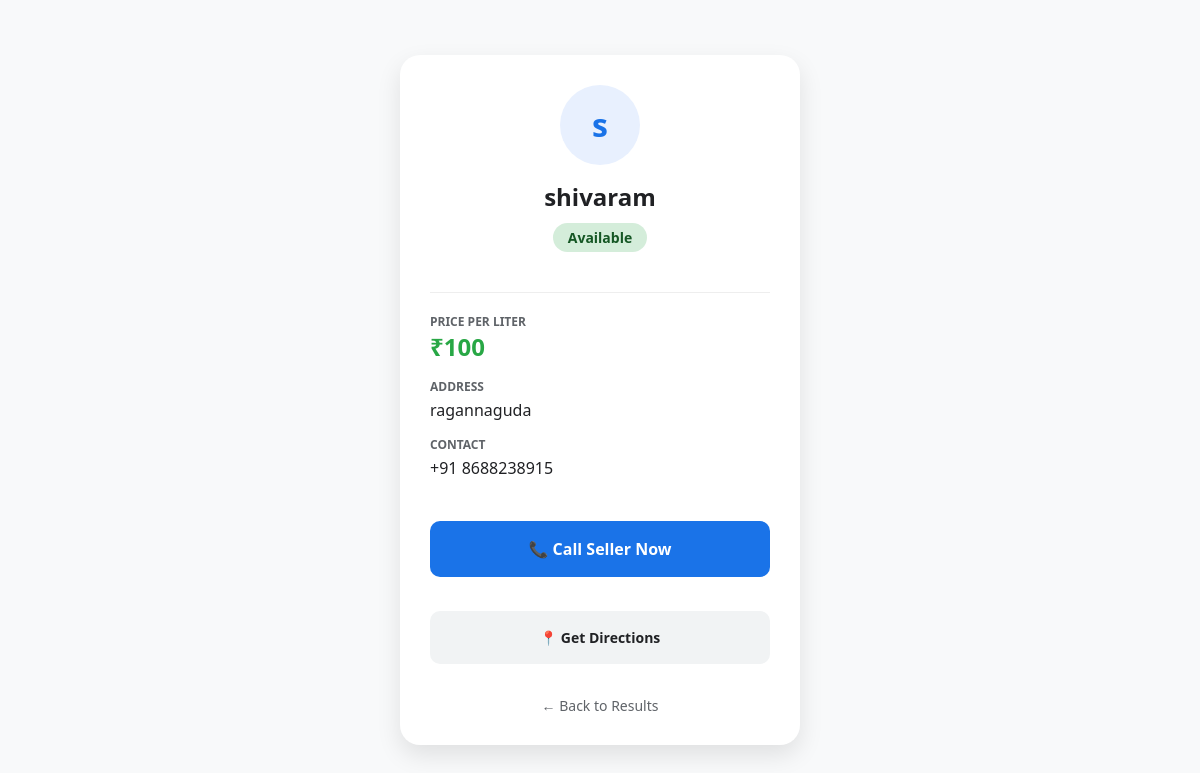
Page /profile/2 on the earlier database version.
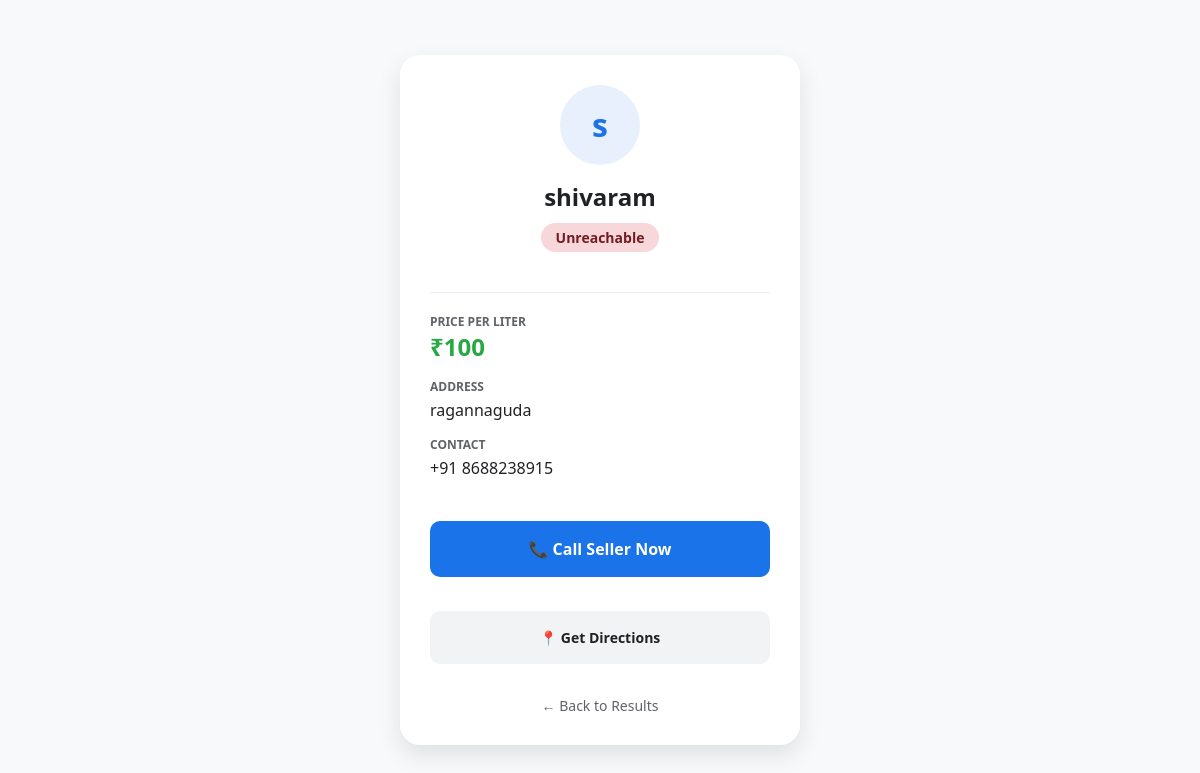
Same page on the later database version.
### tables this page shows
CREATE TABLE sellers (
    id INTEGER PRIMARY KEY AUTOINCREMENT,
    name TEXT,
    address TEXT,
    phone TEXT,
    price TEXT,
    latitude REAL,
    longitude REAL,
    verified INTEGER DEFAULT 0,
    status TEXT DEFAULT 'unavailable'
);

### app.py (the view)
@app.route('/profile/<int:seller_id>')
def profile(seller_id):
    conn = get_db_connection()
    row = conn.execute("SELECT * FROM sellers WHERE id = ?", (seller_id,)).fetchone()
    conn.close()
    if row:
        s_obj = {
            "id": row[0], "name": row[1], "address": row[2], "phone": row[3],
            "price": row[4], "latitude": row[5], "longitude": row[6], "status": row[8]
        }
        return render_template('profile.html', s=s_obj)
    return "Seller Not Found", 404

### app.py (called while the page is built)
def get_db_connection():
    conn = sqlite3.connect('database.db')
    return conn

### templates/profile.html (shortened to what this page needs)
<!DOCTYPE html>
<html lang="en">
<head>
    <link rel="stylesheet" href="{{ url_for('static', filename='style.css') }}">
</head>
<body>
    <div class="profile-card">
        <div class="avatar">{{ s.name[0] }}</div>
        <h2>{{ s.name }}</h2>
        <div class="status-badge {% if s.status|lower == 'available' %}available{% else %}busy{% endif %}">
            {{ s.status }}
        </div>
        <div class="info-grid">
            <div class="info-item">
                <div class="label">Price per Liter</div>
                <div class="price">₹{{ s.price }}</div>
            </div>
            <div class="info-item">
                <div class="label">Address</div>
                <div class="value">{{ s.address }}</div>
            </div>
            <div class="info-item">
                <div class="label">Contact</div>
                <div class="value">+91 {{ s.phone }}</div>
            </div>
        </div>
        <div class="action-buttons">
            <a href="tel:{{ s.phone }}" class="btn btn-call">📞 Call Seller Now</a>
            <a href="https://www.google.com/maps/search/?api=1&query={{ s.latitude }},{{ s.longitude }}"
               target="_blank" class="btn btn-maps">
               📍 Get Directions
            </a>
        </div>
        <a href="javascript:history.back()" class="back-link">← Back to Results</a>
    </div>
</body>
</html>

Differences in the rows shown:
changed sellers "shivaram": status "Available" → "Unreachable"
